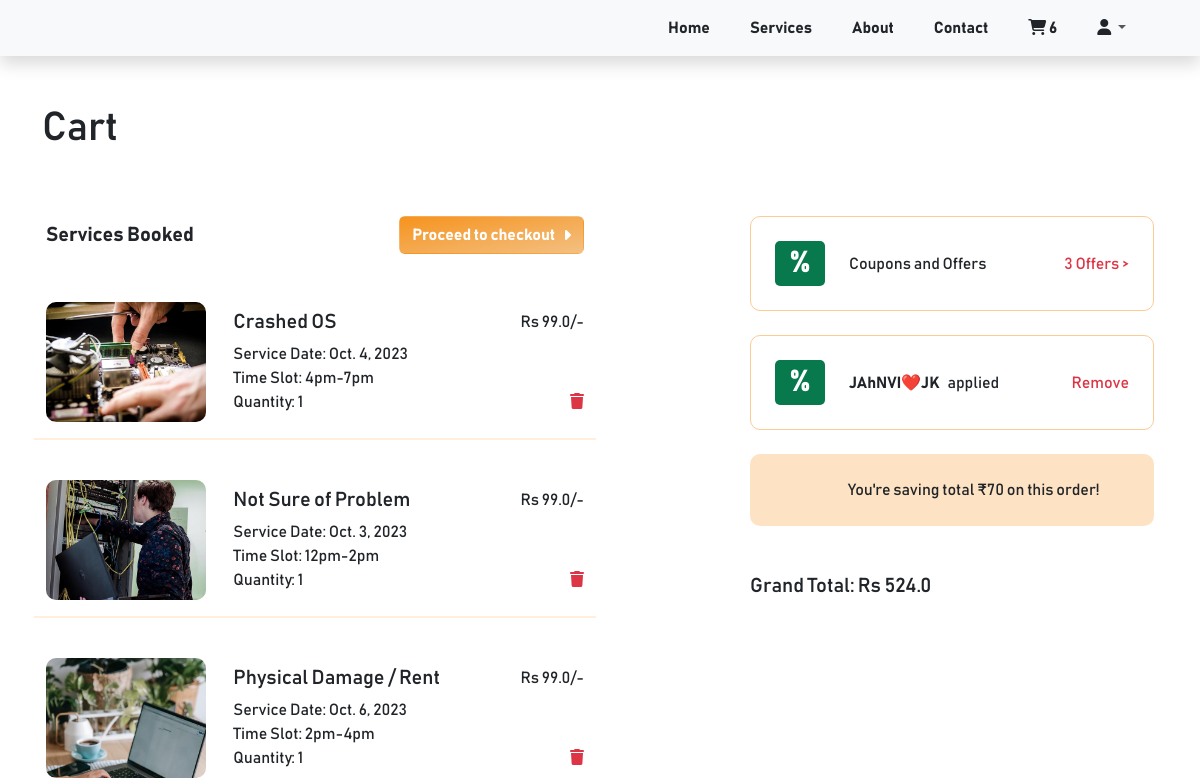
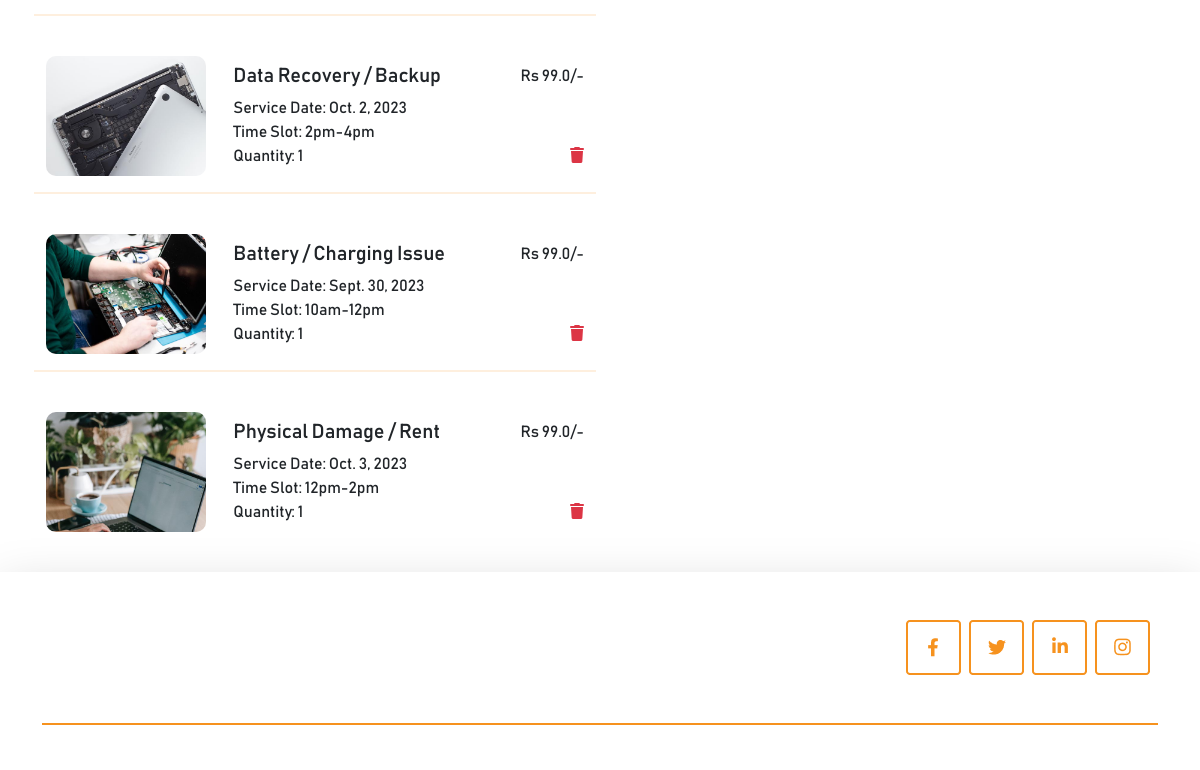
Before: /cart/ (signed in, upper part) with the older database file (2 pictures, top to bottom).
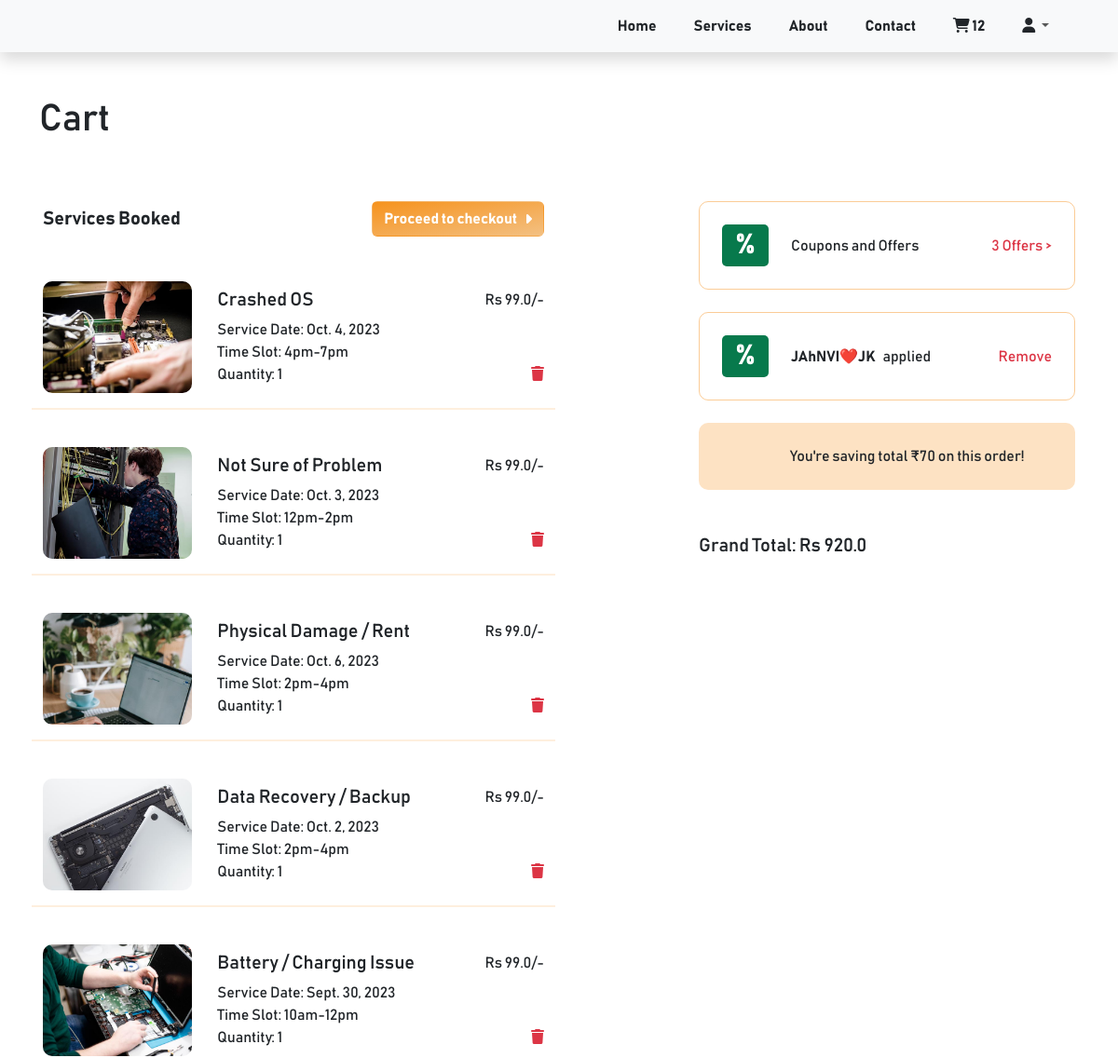
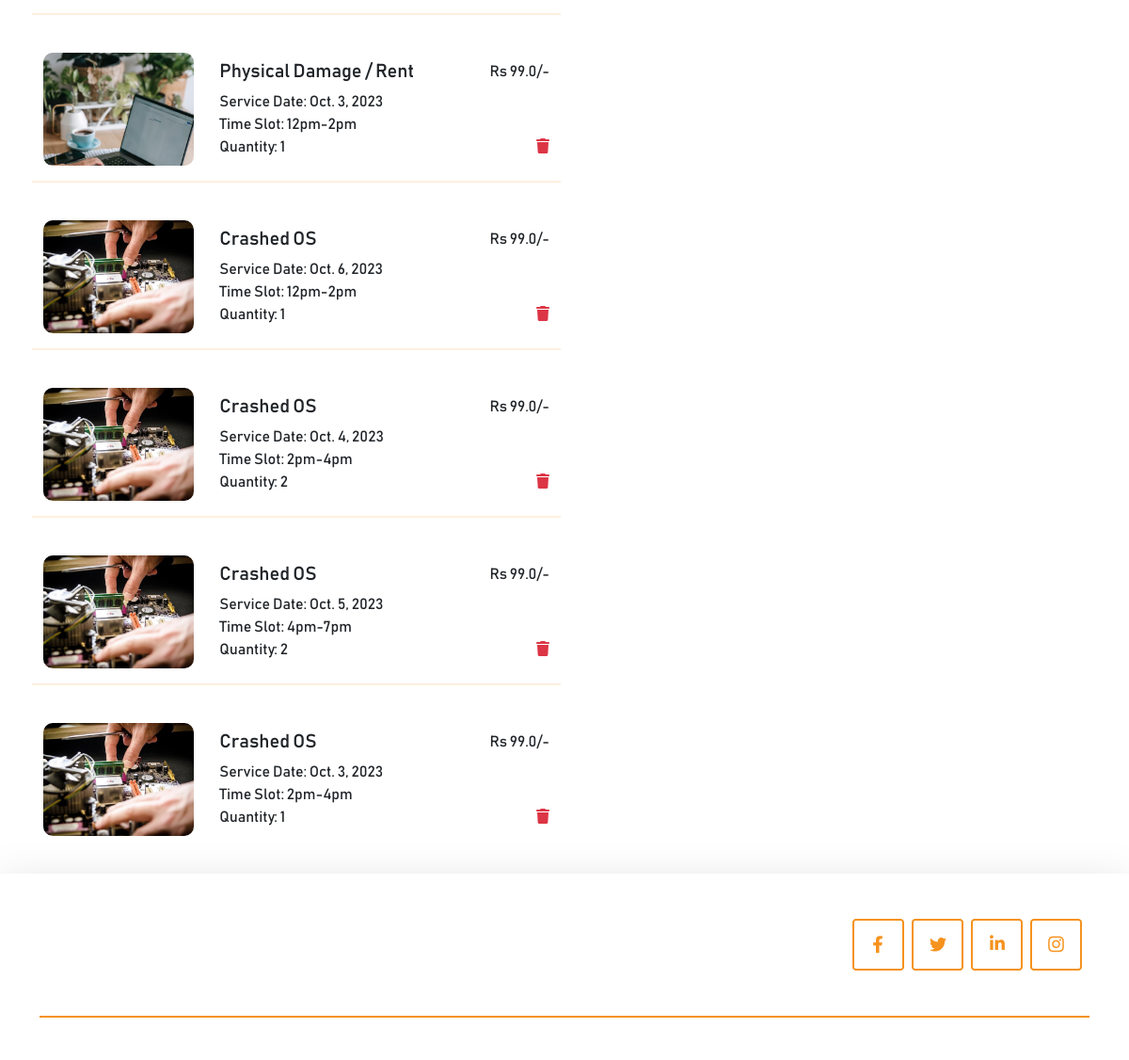
After: the same page with the newer database file (2 pictures, top to bottom).
### cart/models.py (models this page shows, shortened)
class Cart(models.Model):
    class Meta:
        verbose_name_plural = 'Cart'
    user = models.ForeignKey(Profile, on_delete=models.CASCADE, null=True, blank=True)
    session_id = models.CharField(max_length=100, null=True, blank=True)
    coupon = models.ForeignKey(Coupon, on_delete=models.SET_NULL, null=True, blank=True)
    created_at = models.DateTimeField(auto_now_add=True)
    updated_at = models.DateTimeField(auto_now=True)
    def get_cart_total(self):
        cart_items = self.cartitems.all()
        price = []
        for cart_item in cart_items:
            price.append(cart_item.sub_service.sub_service_price)
        if self.coupon:
            if self.coupon.minimum_price < sum(price):
                return sum(price) - self.coupon.discount_price
        return sum(price)
    @property
    def num_of_items(self):
        cartitems = self.cartitems.all()
        quantity =  sum([item.quantity for item in cartitems])
        return quantity

class CartItem(models.Model):
    class Meta:
        verbose_name_plural = 'Cart Items'
    TIME_SLOTS = (
        ("10am-12pm", "10am-12pm"),
        ("12pm-2pm", "12pm-2pm"),
        ("2pm-4pm", "2pm-4pm"),
        ("4pm-7pm", "4pm-7pm"),
    )
    sub_service = models.ForeignKey(SubServices, on_delete=models.CASCADE)
    cart = models.ForeignKey(Cart, on_delete=models.CASCADE, related_name="cartitems")
    quantity = models.IntegerField(default=0)
    start_date = models.DateField(null=True)
    time_slot = models.CharField(max_length=20, choices=TIME_SLOTS, default=1)

### clickfix/models.py (models this page shows, shortened)
class SubServices(models.Model):
    class Meta:
        verbose_name_plural = 'Sub Services'
    service = models.ForeignKey(Services, on_delete=models.CASCADE)
    sub_service_name = models.CharField(max_length=255)
    sub_service_card_image = models.ImageField(upload_to='service_cards', help_text='Small card image on left')
    sub_service_main_image = models.ImageField(upload_to='service_cards', help_text='Big card image on Right, which we scroll')
    sub_service_price = models.FloatField(default=0)
    price_details = RichTextField(blank=True, null=True)
    description = RichTextField(blank=True, null=True)
    created_at = models.DateTimeField(auto_now_add=True)
    updated_at = models.DateTimeField(auto_now=True)

### discount/models.py (models this page shows, shortened)
class Coupon(models.Model):
    image = models.ImageField(upload_to='coupon_images', null=True, blank=True)
    coupon_code = models.CharField(max_length=20, help_text="max length of coupon can be 20 characters")
    is_expired = models.BooleanField(default=False)
    discount_price = models.IntegerField()
    minimum_price = models.IntegerField()

### cart/views.py (the view, shortened to what this page needs)
# urls.py: path('', views.cart, name='cart'),
def cart(request):
    cart = get_cart(request)
    cart_items = None
    if cart:
        cart_items = cart.cartitems.all()
    data = {}
    data['cart'] = cart
    data['cart_items'] = cart_items
    data['coupons'] = Coupon.objects.filter(is_expired=False)
    if cart:
        data['cart_total'] = cart.get_cart_total()
    return render(request, 'cart.html', data)

### cart/views.py (called while the page is built)
def get_cart(request):
    try:
        if request.user.is_authenticated:
            cart = Cart.objects.get(user=request.user)
        else:
            cart = Cart.objects.get(session_id=request.session['nonuser'])
    except:
        cart = None
    return cart

### templates/cart.html (shortened to what the changed rows need)
{% extends 'base.html' %}
{% load static %}
{% block content %}
    {% include 'includes/navbar.html' %}
    <div class="container mt-5" id="cart">
        <h1 class="mb-5">Cart</h1>
        <div class="row">
            <div class="col-md-6 col-sm-12  p-3">
                {% for item in cart_items %}
                <div class="row my-4" id="cart_item_{{item.id}}">
                    <div class="col-4">
                        <img class="img-fluid cart_img mr-3" src="{{ item.sub_service.sub_service_main_image.url }}" alt="">
                    </div>
                    <div class="col-8">
                        <div class="d-flex flex-column justify-content-center h-100">
                            <div class="">
                                <div class="d-flex justify-content-between w-100">
                                    <h5>{{ item.sub_service.sub_service_name }} </h5>
                                    <div>Rs {{ item.sub_service.sub_service_price }}/-</div>
                                </div>
                                <div>Service Date: {{ item.start_date }}</div>
                                <div>Time Slot: {{ item.time_slot }}</div>
                                <div class="d-flex justify-content-between">
                                    <span>Quantity: {{ item.quantity }}</span>
                                    <span onclick="handleCartItemRemoval('{{ item.id }}', '{{ item.cart.id }}')" style="cursor: pointer;"><i class="fa-solid fa-trash text-danger"></i></span>
                                </div>
                            </div>
                        </div>
                    </div>
                    {% if not forloop.last %}
                    <div class="my-3" style="border: 1px solid #f6911e25;"></div>
                    {% endif %}
                </div>
                {% empty %}
                <h3 class="text-muted" id="empty_cart_text">Nothing in Cart!</h3>
                {% endfor %}
            </div>
            {% if cart.cartitems %}
            <div class="col-md-6 col-sm-12 p-3 coupon_section">
                <div>
                    {% if cart.coupon %}
                    <div class="mt-4 d-flex justify-content-between align-items-center p-4" id="coupon_name" style="border: 1px solid #f6911e75; border-radius: 10px;">
                        <div class="d-flex">
                            <div class="d-flex justify-content-center align-items-center text-white coupon_img">
                                <span>%</span>
                            </div>
                            <div class="d-flex justify-content-center align-items-center ms-4">
                                <span class="fw-bold me-2">{{ cart.coupon.coupon_code }}</span> applied
                            </div>
                        </div>
                        <a href="{% url 'discount:remove_coupon' cart.id %}" class="text-danger text-decoration-none">Remove</a>
                    </div>
                    <div class="mt-4 d-flex align-items-center p-4" id="coupon_savings" style="background-color: #f6911e44; border-radius: 10px;">
                        <div class="d-flex">
                            <div class="d-flex justify-content-center align-items-center ms-4">
                                You're saving total ₹{{ cart.coupon.discount_price }} on this order!
                            </div>
                        </div>
                    </div>
                    {% endif %}
                    {% if cart_items %}
                    <h5 class="mt-5" id="grand_total_heading">Grand Total: Rs <span id="grand_total">{{ cart_total }}</span></h5>
                    {% endif %}
                </div>
            </div>
            {% endif %}
        </div>
    </div>
{% endblock %}

### templates/includes/navbar.html (shortened to what this page needs)
{% load static %}
    <nav class="navbar navbar-expand-lg navbar-light bg-light shadow">
        <div class="container">
          <div class="collapse navbar-collapse" id="navbarSupportedContent">
            <ul class="navbar-nav ms-auto">
                <li class="nav-item"><a class="nav-link text-dark fw-bold me-4" aria-current="page" href="{% url 'clickfix:home' %}">Home</a></li>
                <li class="nav-item"><a class="nav-link text-dark fw-bold me-4" href="{% url 'clickfix:home' %}#services">Services</a></li>
                <li class="nav-item"><a class="nav-link text-dark fw-bold me-4" href="{% url 'clickfix:home' %}#about">About</a></li>
                <li class="nav-item"><a class="nav-link text-dark fw-bold me-4" href="{% url 'clickfix:home' %}#contact_form">Contact</a></li>
                <li class="nav-item"><a class="nav-link text-dark fw-bold me-4" href="{% url 'cart:cart' %}"><i class="fa-solid fa-cart-shopping"></i> <span id="num_of_items">{{cart.num_of_items}}</span></a></li>
                <li class="nav-item dropdown me-4 pull-right">
                  <a class="nav-link dropdown-toggle" href="#" id="navbarDropdown" role="button" data-bs-toggle="dropdown" aria-expanded="false">
                    <i class="fa-solid fa-user text-dark"></i>
                  </a>
                </li>
            </ul>
          </div>
        </div>
      </nav>

Changed rows visible on the page:
computed for Cart "JAhNVI❤️JK": num_of_items "6" → "12"
added CartItem: sub_service.sub_service_main_image (picture), sub_service.sub_service_name "Crashed OS", sub_service.sub_service_price "99.0", start_date "Oct. 6, 2023", time_slot "12pm-2pm", quantity "1"
added CartItem: sub_service.sub_service_main_image (picture), sub_service.sub_service_name "Crashed OS", sub_service.sub_service_price "99.0", start_date "Oct. 4, 2023", time_slot "2pm-4pm", quantity "2"
added CartItem: sub_service.sub_service_main_image (picture), sub_service.sub_service_name "Crashed OS", sub_service.sub_service_price "99.0", start_date "Oct. 5, 2023", time_slot "4pm-7pm", quantity "2"
added CartItem: sub_service.sub_service_main_image (picture), sub_service.sub_service_name "Crashed OS", sub_service.sub_service_price "99.0", start_date "Oct. 3, 2023", time_slot "2pm-4pm", quantity "1"
Other visible differences:
{{ cart_total }}: "524.0" → "920.0"
